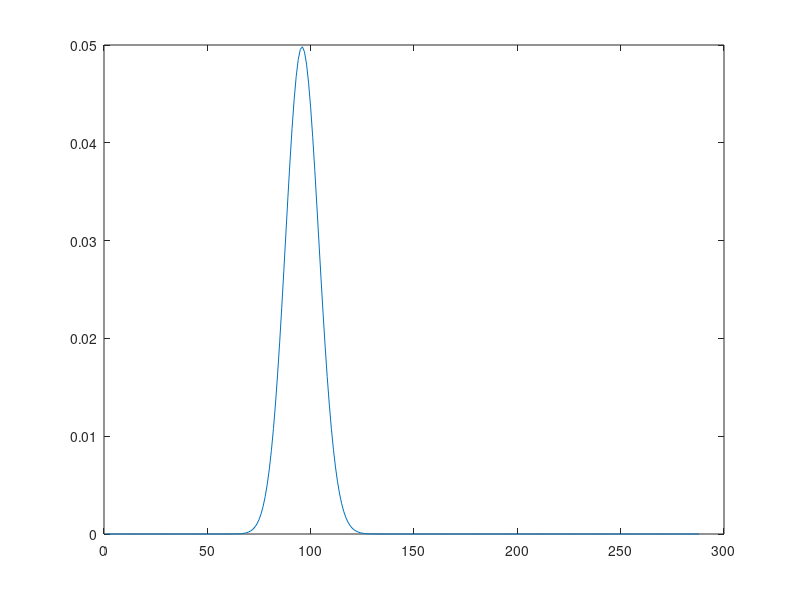
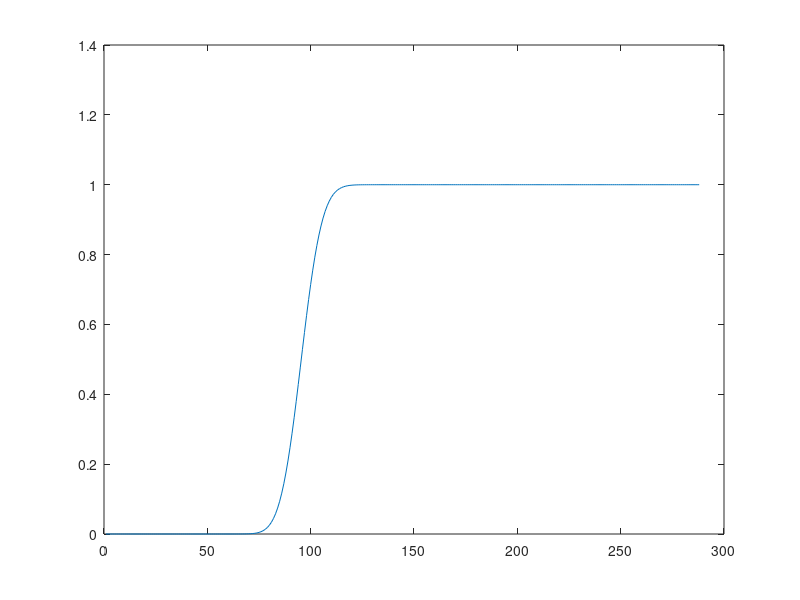

Write MATLAB code to recreate these figures, in order.



%% Simple statistics

% Formulae from:
% https://en.wikipedia.org/wiki/Binomial_distribution

% 180 vs. 108 
% Or 108/288 successes assuming 1/3 probability
% TODO: check in which script these numbers are determined.

k=[1:288];
n=288;
p=1/3;

nOverk = arrayfun(@(k) nchoosek(n,k),k);
%nOverk = factorial(n)./(factorial(k)-factorial(n-k)); % fails due inf
P = nOverk.*p.^k.*(1-p).^(n-k);

figure; clf;
plot(k,P);

figure; clf;
plot(k,cumsum(P));

hypothesisChance = sum(P(1:108))


